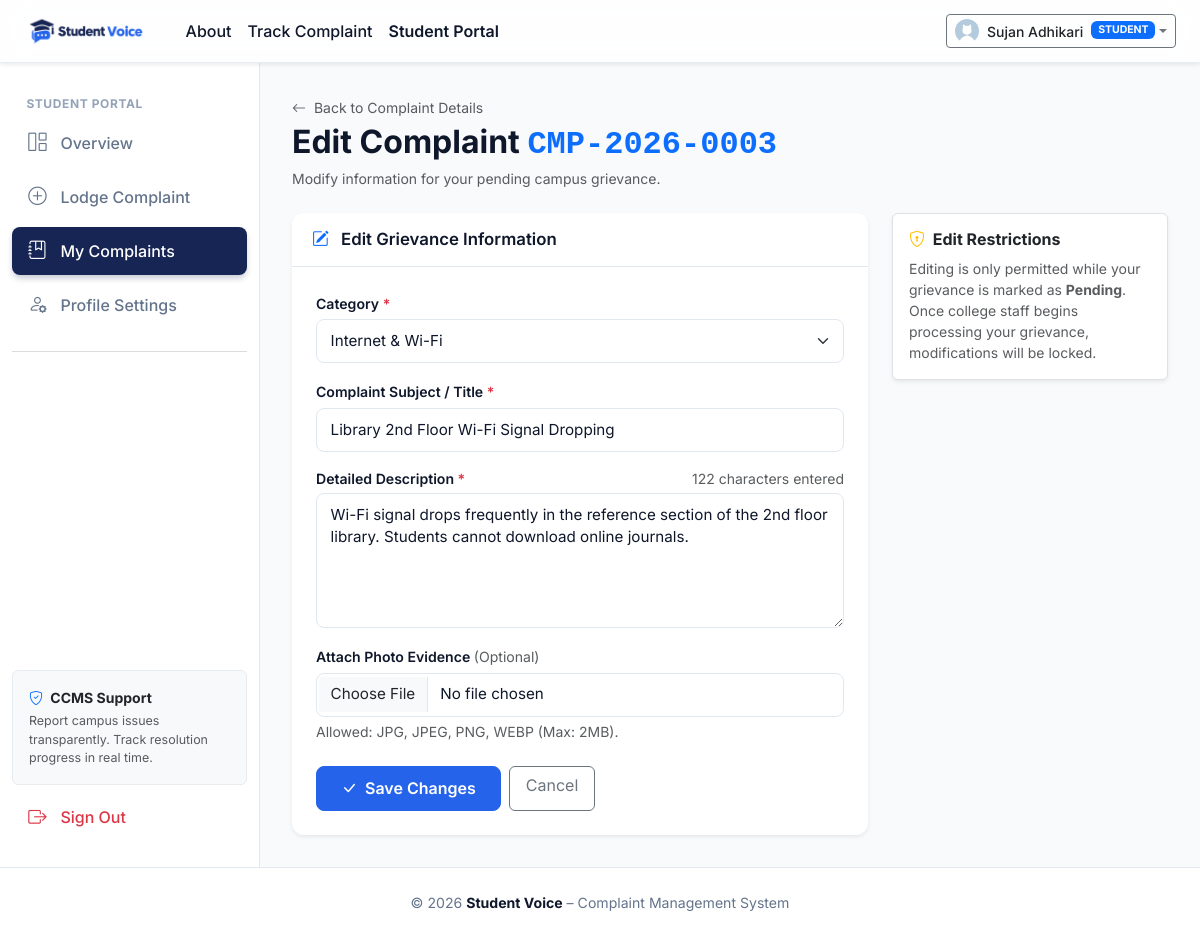
Screenshot of /student/edit_complaint.php?id=3 (signed in) with the database file from the repository.
### tables this page shows
CREATE TABLE `complaints` (
    `id` INT AUTO_INCREMENT PRIMARY KEY,
    `complaint_number` VARCHAR(30) NOT NULL UNIQUE,
    `user_id` INT NOT NULL,
    `category_id` INT NOT NULL,
    `title` VARCHAR(200) NOT NULL,
    `description` TEXT NOT NULL,
    `image` VARCHAR(255) NULL,
    `status` ENUM('Pending', 'In Progress', 'Resolved', 'Rejected') NOT NULL DEFAULT 'Pending',
    `admin_remark` TEXT NULL,
    `created_at` DATETIME DEFAULT CURRENT_TIMESTAMP,
    `updated_at` DATETIME DEFAULT CURRENT_TIMESTAMP ON UPDATE CURRENT_TIMESTAMP,
    CONSTRAINT `fk_complaints_user` FOREIGN KEY (`user_id`) REFERENCES `users`(`id`) ON DELETE CASCADE,
    CONSTRAINT `fk_complaints_category` FOREIGN KEY (`category_id`) REFERENCES `categories`(`id`) ON DELETE RESTRICT
);

CREATE TABLE `categories` (
    `id` INT AUTO_INCREMENT PRIMARY KEY,
    `name` VARCHAR(100) NOT NULL UNIQUE,
    `description` TEXT NULL,
    `created_at` DATETIME DEFAULT CURRENT_TIMESTAMP
);

### includes/functions.php (called while the page is built, shortened)
<?php
function e(?string $string): string {
    return htmlspecialchars($string ?? '', ENT_QUOTES, 'UTF-8');
}

### student/edit_complaint.php (the view, shortened to what this page needs)
<?php
require_once __DIR__ . '/../includes/functions.php';
$user = currentUser();
$userId = (int) $user['id'];
$complaintId = filter_var($_GET['id'] ?? 0, FILTER_VALIDATE_INT);
$pdo = getDBConnection();
$stmt = $pdo->prepare("SELECT * FROM complaints WHERE id = :id AND user_id = :user_id LIMIT 1");
$stmt->execute([':id' => $complaintId, ':user_id' => $userId]);
$complaint = $stmt->fetch();
$categories = $pdo->query("SELECT id, name FROM categories ORDER BY name ASC")->fetchAll();
$categoryId  = $complaint['category_id'];
$title       = $complaint['title'];
$description = $complaint['description'];
require_once __DIR__ . '/../includes/header.php';
?>
<div class="dashboard-layout">
    <?php require_once __DIR__ . '/../includes/sidebar.php'; ?>
    <main class="dashboard-content">
        <div class="mb-4">
            <a href="<?= BASE_URL ?>/student/view_complaint.php?id=<?= (int)$complaint['id'] ?>" class="text-decoration-none small text-muted">
                <i class="bi bi-arrow-left me-1"></i> Back to Complaint Details
            </a>
            <h2 class="fw-bold mb-1 mt-1">
                Edit Complaint <span class="text-primary font-monospace"><?= e($complaint['complaint_number']) ?></span>
            </h2>
            <p class="text-muted small mb-0">Modify information for your pending campus grievance.</p>
        </div>
        <div class="row">
            <div class="col-lg-8">
                <div class="app-card shadow-sm border-0">
                    <div class="app-card-header bg-white">
                        <h5 class="app-card-title">
                            <i class="bi bi-pencil-square text-primary me-2"></i> Edit Grievance Information
                        </h5>
                    </div>
                    <div class="app-card-body p-4">
                        <form method="POST" action="edit_complaint.php?id=<?= (int)$complaint['id'] ?>" enctype="multipart/form-data" novalidate>
                            <div class="mb-3">
                                <label for="category_id" class="form-label">
                                    Category <span class="text-danger">*</span>
                                </label>
                                <select class="form-select" id="category_id" name="category_id" required>
                                    <?php foreach ($categories as $cat): ?>
                                        <option value="<?= (int)$cat['id'] ?>" <?= ((int)$categoryId === (int)$cat['id']) ? 'selected' : '' ?>>
                                            <?= e($cat['name']) ?>
                                        </option>
                                    <?php endforeach; ?>
                                </select>
                            </div>
                            <div class="mb-3">
                                <label for="title" class="form-label">
                                    Complaint Subject / Title <span class="text-danger">*</span>
                                </label>
                                <input type="text" class="form-control" id="title" name="title"
                                       value="<?= e($title) ?>" required maxlength="200">
                            </div>
                            <div class="mb-3">
                                <div class="d-flex justify-content-between align-items-center mb-1">
                                    <label for="complaint_description" class="form-label mb-0">
                                        Detailed Description <span class="text-danger">*</span>
                                    </label>
                                    <span id="char_counter" class="text-muted small">0 characters entered</span>
                                </div>
                                <textarea class="form-control" id="complaint_description" name="description"
                                          rows="5" required><?= e($description) ?></textarea>
                            </div>
                            <div class="mb-4">
                                <label for="complaint_image_input" class="form-label">
                                    <?= !empty($complaint['image']) ? 'Replace Attached Photo' : 'Attach Photo Evidence' ?> <span class="text-muted fw-normal">(Optional)</span>
                                </label>
                                <input type="file" class="form-control" id="complaint_image_input" name="image"
                                       accept=".jpg,.jpeg,.png,.webp">
                                <div class="form-text small">Allowed: JPG, JPEG, PNG, WEBP (Max: 2MB).</div>
                            </div>
                            <div class="d-flex gap-2">
                                <button type="submit" class="btn btn-primary px-4">
                                    <i class="bi bi-check-lg me-1"></i> Save Changes
                                </button>
                                <a href="<?= BASE_URL ?>/student/view_complaint.php?id=<?= (int)$complaint['id'] ?>" class="btn btn-outline-secondary px-3">
                                    Cancel
                                </a>
                            </div>
                        </form>
                    </div>
                </div>
            </div>
            <div class="col-lg-4 mt-4 mt-lg-0">
                <div class="p-3 bg-white rounded border shadow-sm small text-muted">
                    <h6 class="fw-bold text-dark mb-2"><i class="bi bi-shield-lock text-warning me-1"></i> Edit Restrictions</h6>
                    <p class="mb-0">
                        Editing is only permitted while your grievance is marked as <strong>Pending</strong>. Once college staff begins processing your grievance, modifications will be locked.
                    </p>
                </div>
            </div>
        </div>
    </main>
</div>
<?php require_once __DIR__ . '/../includes/footer.php'; ?>

### assets/css/style.css (style rules this page uses)
:root { --bs-font-sans-serif: 'Inter', system-ui, -apple-system, sans-serif; --app-primary: #172554; --app-accent: #2563EB; --app-bg: #F8FAFC; --app-surface: #FFFFFF; --app-text-main: #0F172A; --app-text-muted: #64748B; --app-border: #E2E8F0; --app-success: #16A34A; --app-warning: #F59E0B; --app-danger: #DC2626; --app-sidebar-width: 260px; }
body { font-family: var(--bs-font-sans-serif); background-color: var(--app-bg); color: var(--app-text-main); min-height: 100vh; display: flex; flex-direction: column; overflow-x: hidden; }
html { overflow-x: hidden; }
.dashboard-layout { display: flex; min-height: calc(100vh - 65px); }
.dashboard-content { flex-grow: 1; padding: 2rem; overflow-x: hidden; background-color: var(--app-bg); }
.app-card { background: var(--app-surface); border: 1px solid var(--app-border); border-radius: 0.75rem; box-shadow: 0 1px 3px 0 rgba(15, 23, 42, 0.04); overflow: hidden; }
.app-card-header { padding: 1rem 1.25rem; background-color: var(--app-surface); border-bottom: 1px solid var(--app-border); display: flex; align-items: center; justify-content: space-between; }
.app-card-title { font-size: 1.05rem; font-weight: 600; margin: 0; color: var(--app-text-main); }
.app-card-body { padding: 1.25rem; }
.form-label { font-weight: 600; font-size: 0.88rem; color: var(--app-text-main); margin-bottom: 0.35rem; }
.form-control, .form-select { border-color: var(--app-border); padding: 0.6rem 0.85rem; font-size: 0.95rem; border-radius: 0.5rem; color: var(--app-text-main); }
.btn-primary { background-color: var(--app-accent); border-color: var(--app-accent); color: #FFFFFF; padding: 0.6rem 1.25rem; font-weight: 600; border-radius: 0.5rem; transition: all 0.15s ease; }

### rows the page displays
complaints: complaint_number "CMP-2026-0003", category_id "Internet & Wi-Fi", title "Library 2nd Floor Wi-Fi Signal Dropping", description "Wi-Fi signal drops frequently in the reference section of the 2nd floor library. Students cannot download online journals."

### other values shown
$currentUser['name'] "Sujan Adhikari"
$currentUser['role'] "STUDENT"
